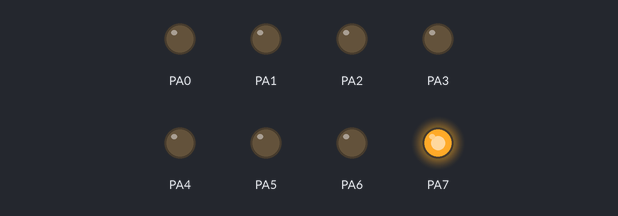
Simulated run of this program. Board: ATmega32, built with avr-gcc and emulated at 1 MHz. On the bench: output pins drawn as LEDs (lit = HIGH).

Above: at 0.05 s.
At 0.35 s:
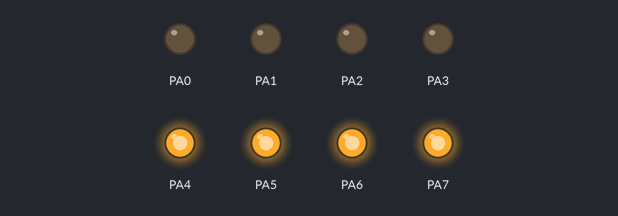
At 0.75 s:
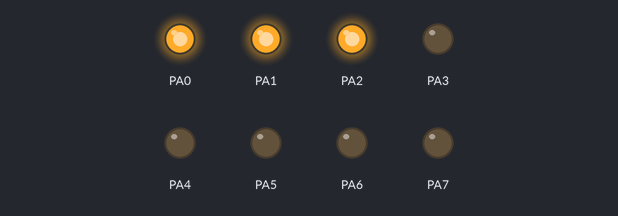
At 1.45 s:
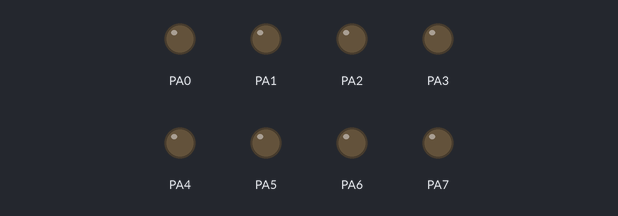
At 2.15 s:
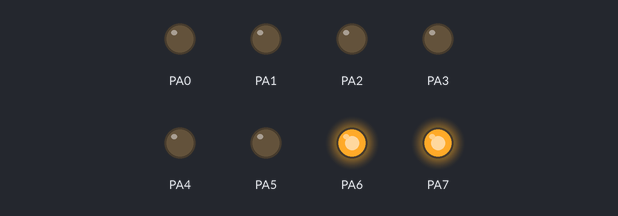
At 2.85 s:
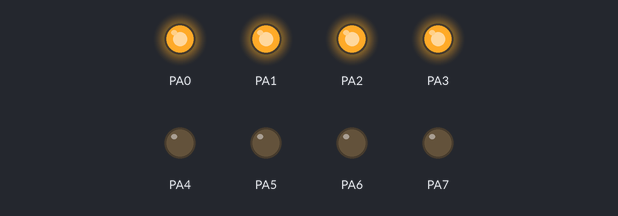
Timing chart, 0 to 3.1 s (numbered marks = the images above):
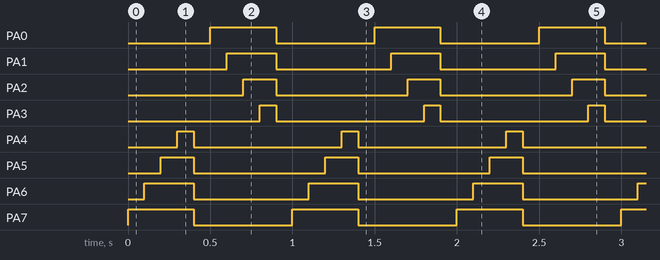

The program:

main.c
```c
/*
 * Zadanie5.c
 *
 * Created: 21.04.2022 13:29:07
 * Author : Student_PL
 */
#ifndef F_CPU
#define F_CPU 1000000UL
#endif

#include <avr/io.h>
#include <util/delay.h>

int main(void)
{
    DDRA=0xFF;
    while (1)
    {
		PORTA|=0b10000000;
		_delay_ms(100);
		PORTA|=0b11000000;
		_delay_ms(100);
		PORTA|=0b11100000;
		_delay_ms(100);
		PORTA|=0b11110000;
		_delay_ms(100);

		PORTA&=0b00001111;
		_delay_ms(100);

		PORTA|=0b00000001;
		_delay_ms(100);
		PORTA|=0b00000011;
		_delay_ms(100);
		PORTA|=0b00000111;
		_delay_ms(100);
		PORTA|=0b00001111;
		_delay_ms(100);

		PORTA&=0b11110000;
		_delay_ms(100);
    }
}
```

Measured:
- by itself, PA0, PA7: alternates HIGH for 0.40 s and LOW for 0.60 s
- by itself, PA1, PA6: alternates HIGH for 0.30 s and LOW for 0.70 s
- by itself, PA2, PA5: alternates HIGH for 0.20 s and LOW for 0.80 s
- by itself, PA3, PA4: alternates HIGH for 0.10 s and LOW for 0.90 s
